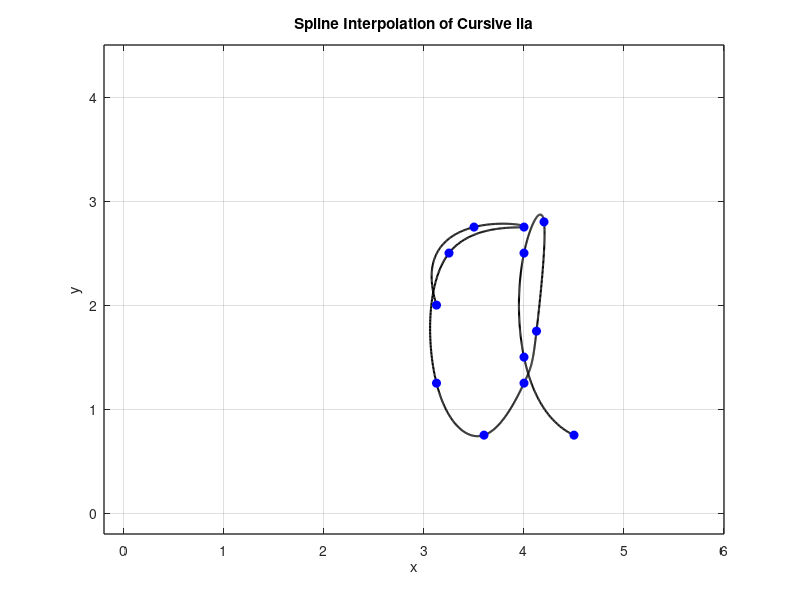

Recreate this plot in MATLAB.
% Define data points for x and y coordinates
x=[3.125 3.50 4.00 3.25 3.125 3.60 4.00 4.125 4.20 4.0 4.0 4.50];
y=[2.000 2.75 2.75 2.50 1.250 0.75 1.25 1.750 2.80 2.5 1.5 0.75];

n=length(x);
t= 0:n-1; % Parametric coordinate t
tt= 0:0.01:n-1; % More dense coor tt fir spline interpolation

% Compute spline interpolation
xx= spline(t,x,tt);
yy= spline(t,y,tt);

% Plot settings
figure(1)
plot(xx,yy,'k','Linewidth',1.5) % plot spline
hold on 
plot (x,y,'bo','MarkerFaceColor','b') % plot data points
axis([-0.2 6 -0.2 4.5])
grid on
title('Spline Interpolation of Cursive lia')
xlabel('x')
ylabel('y')
set(gca,'FontSize',10,'LineWidth',1)
grid on